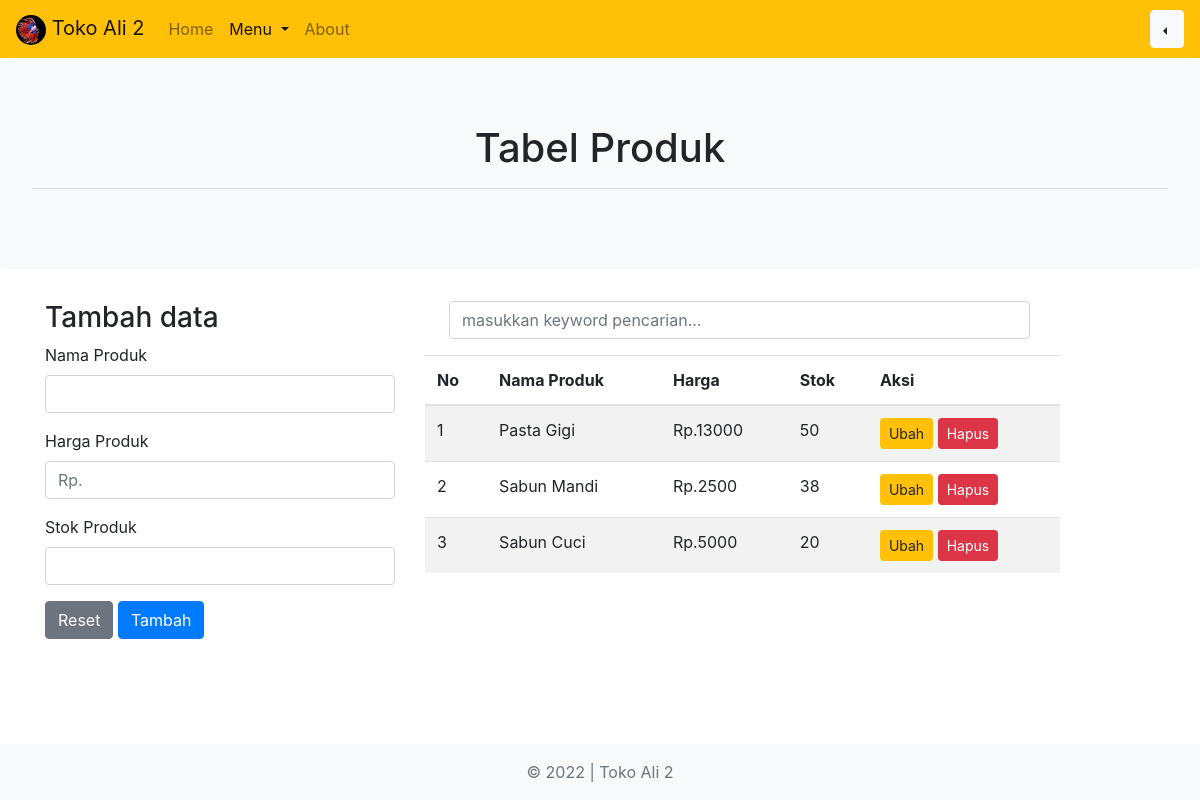
/php/produk.php (signed in), run on an earlier commit of the app's database.
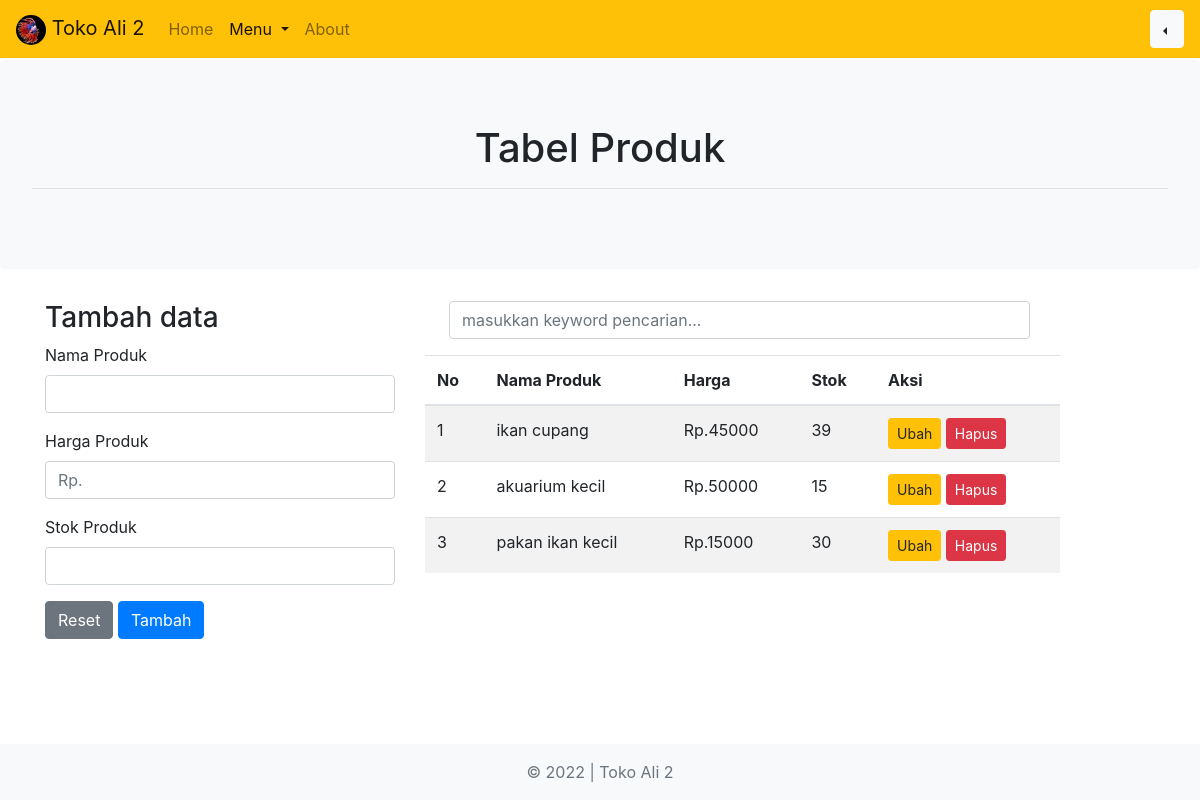
And on a later commit of the database.
### tables this page shows
CREATE TABLE `barang` (
  `id_brg` int(5) NOT NULL,
  `nm_brg` varchar(30) NOT NULL,
  `harga` int(8) NOT NULL,
  `stok` int(3) NOT NULL
);

### php/functions.php (called while the page is built, shortened)
<?php
function koneksi()
{
  return mysqli_connect('localhost', 'root', '', 'toko_ali_2');
}
function query($query)
{
  $conn = koneksi();
  $result = mysqli_query($conn, $query);
  $rows = [];
  while ($row = mysqli_fetch_assoc($result)) {
    $rows[] = $row;
  }
  return $rows;
}

### php/produk.php (the view, shortened to what this page needs)
<?php
require_once "functions.php";
$barang = query("SELECT * FROM barang");
$aksi = "Tambah";
$nama = null;
$harga = null;
$stok = null;
$a = null;
?>
<!DOCTYPE html>
<html lang="en">
<head>
  <link rel="stylesheet" href="../css/bootstrap.css">
</head>
<body class="d-flex flex-column h-100">
  <header>
    <nav class="navbar fixed-top navbar-expand-lg navbar-light bg-warning">
      <a class="navbar-brand" href="index.php">
        <img src="../img/ikan-cupang-comb-tail_169.jpeg" alt="judul" width="30px" class="shadows rounded-circle">
        Toko Ali 2
      </a>
      <div class="collapse navbar-collapse" id="navbarSupportedContent">
        <ul class="navbar-nav mr-auto">
          <li class="nav-item ">
            <a class="nav-link" href="index.php">Home <span class="sr-only">(current)</span></a>
          </li>
          <li class="nav-item active dropdown">
            <a class="nav-link dropdown-toggle" href="#" id="navbarDropdown" role="button" data-toggle="dropdown" aria-haspopup="true" aria-expanded="false">
              Menu
            </a>
          </li>
          <li class="nav-item ">
            <a class="nav-link" href="about.php">About <span class="sr-only">(current)</span></a>
          </li>
        </ul>
        <div class="dropdown dropleft">
          <button class="btn btn-light dropdown-toggle" type="button" id="dropdownMenuButton" data-toggle="dropdown" aria-haspopup="true" aria-expanded="false">
          </button>
        </div>
      </div>
    </nav>
  </header>
  <main role="main" class="flex-shrink-0">
    <div class="jumbotron text-center bg-light " style="margin-top: 60px;">
      <h1 class="">Tabel Produk</h1>
      <hr>
    </div>
    <div class="container">
      <div class="row">
        <div class="col-md-4">
          <h3 class=""><?= $aksi; ?> data</h3>
          <form action="" method="POST">
            <div class="form-group">
              <label for="nama">Nama Produk</label>
              <input type="text" class="form-control" id="nama" name="nama" required autocomplete="off" value="<?= $nama; ?>" <?= $a; ?>>
            </div>
            <div class="form-group">
              <label for="harga">Harga Produk</label>
              <input type="number" class="form-control" id="harga" name="harga" required autocomplete="off" value="<?= $harga; ?>" <?= $a; ?> placeholder="Rp.">
            </div>
            <div class="form-group">
              <label for="stok">Stok Produk</label>
              <input type="number" class="form-control" id="stok" name="stok" required autocomplete="off" value="<?= $stok; ?>" <?= $a; ?>>
            </div>
            <button type="reset" class="btn btn-secondary">Reset</button>
            <button type="submit" class="btn btn-primary" name="<?= $aksi; ?>"><?= $aksi; ?></button>
          </form>
        </div>
        <div class="col-md-7">
          <form action="" method="POST" class=" mx-4  d-inline-block ">
            <div class="form-group ">
              <input type="text" class="form-control keyword" name="keyword" placeholder="masukkan keyword pencarian..." autocomplete="off" size="50">
            </div>
          </form>
          <div class="tabel mb-5">
            <table class="table table-striped">
              <thead>
                <tr>
                  <th>No</th>
                  <th>Nama Produk</th>
                  <th>Harga</th>
                  <th>Stok</th>
                  <th>Aksi</th>
                </tr>
              </thead>
              <tbody>
                <?php
                $i = 1;
                foreach ($barang as $b) : ?>
                  <tr>
                    <td><?= $i++; ?></td>
                    <td><?= $b['nm_brg']; ?></td>
                    <td>Rp.<?= $b['harga']; ?></td>
                    <td><?= $b['stok']; ?></td>
                    <td>
                      <a class="btn btn-warning btn-sm" href="?u=1&id_brg=<?= $b['id_brg']; ?>">Ubah</a>
                      <a class="btn btn-danger btn-sm" href="?h=1&id_brg=<?= $b['id_brg']; ?>" onclick="return confirm('apakah anda yakin?');">Hapus</a>
                    </td>
                  </tr>
                <?php endforeach; ?>
              </tbody>
            </table>
          </div>
        </div>
      </div>
    </div>
  </main>
  <footer class="footer mt-auto py-3  bg-light fixed-bottom">
    <div class="container text-center ">
      <span class="text-muted ">&copy; 2022 | Toko Ali 2</span>
    </div>
  </footer>
</body>
</html>

What changed in the data, as far as the page shows it:
removed barang: nm_brg "Pasta Gigi", harga "13000", stok "50"
removed barang: nm_brg "Sabun Mandi", harga "2500", stok "38"
removed barang: nm_brg "Sabun Cuci", harga "5000", stok "20"
added barang: nm_brg "ikan cupang", harga "45000", stok "39"
added barang: nm_brg "akuarium kecil", harga "50000", stok "15"
added barang: nm_brg "pakan ikan kecil", harga "15000", stok "30"
